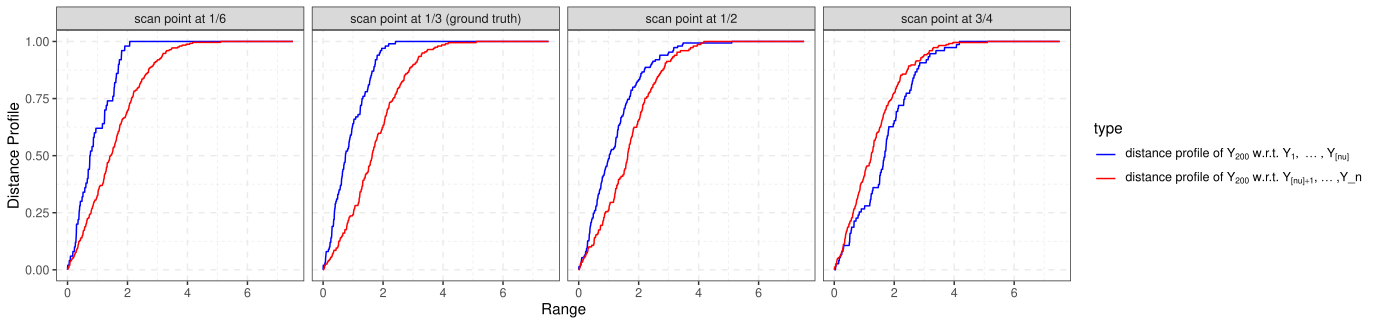

R code for this plot:
setwd(dirname(rstudioapi::getSourceEditorContext()$path))
source("../functions/objTest_fctns.R")
source("../functions/depth_CPD_func.R") 


n1<-100;n2<-200
Data<-c(rnorm(n1,0,1),rnorm(n2,2,1))


distmat<-as.matrix(dist( Data, method = 'euclidean' ))
dSup <- range(distmat)
dSup <- seq( dSup[1], dSup[2], length.out = 1000 )

#look at the depth profile at Y_200 at u=1/3 and u=1/2
r<-getF(distmat,n=n1,m=n2) #list(FXX,FYY,FXY,FYX)
m1_1=50;m2=300-m1_1
r1<-getF(distmat,n=m1_1,m=m2) 
m1_2=150;m2=300-m1_2
r2<-getF(distmat,n=m1_2,m=m2) 
m1_3=225;m2=300-m1_3
r3<-getF(distmat,n=m1_3,m=m2) 

val<-c(r[[2]][,100],r[[4]][,100],r1[[2]][,200-m1_1],r1[[4]][,200-m1_1],r2[[2]][,200-m1_2],r2[[4]][,200-m1_2],r3[[1]][,200],r3[[3]][,200])
lab<-rep(c("scan point at 1/3 (ground truth)",'scan point at 1/6',"scan point at 1/2","scan point at 3/4"),each=2000)
type<-rep(rep(c("b","a"),each=1000),4)
#type<-c(rep(c(TeX("Formula: $Y_1$"),TeX("Formula: $Y_2$")),each=1000),rep(c(TeX("Formula: $Y_1$"),TeX("Formula: $Y_2$")),each=1000))
range<-rep(dSup,8)
df <- data.frame(range,val,lab,type)
names(df) <- c('range',"val","lab","type")
df$lab_f = factor(df$lab, levels=c('scan point at 1/6','scan point at 1/3 (ground truth)','scan point at 1/2','scan point at 3/4'))
p<-ggplot(df,aes(x=range,y=val, group = type,col=type)) + geom_line()+facet_grid(cols = vars(lab_f))
p+xlab("Range") + ylab("Distance Profile")+
  scale_color_manual(labels = c(TeX(r'(distance profile of $Y_{200}$ w.r.t. $Y_1,\ldots,Y_{\[n{u}\]}$)'),TeX(r'(distance profile of $Y_{200}$ w.r.t. $Y_{\[n{u}\]+1}$,\ldots,Y_{n}$)')), values = c("blue", "red"))+
  theme_bw()+theme(legend.text.align = 0)+theme(panel.grid.minor = element_line(linetype="dashed"))+theme(panel.grid.major = element_line(linetype="dashed"))

# TeX(r'($\[km^2\]$)')
# expression(paste("Depth profile w.r.t ",Y[1],ldots,Y[n*tau]))
# expression(paste("Depth profile w.r.t",Y[1],ldots,Y[mu]))
Day <- (1:30)
Type <-  rep(c("A", "B","C"),10)
Value_1 <- runif(30, min=-1, max=2)
Value_2 <- runif(30, min=-1, max=2)
df <- tibble:: tibble(Day, Type, Value_1, Value_2)
df
pivot_longer(df,-c(Day,Type))

library(ggplot2)
library(latex2exp)
library(tidyr)
ggplot(df,aes(x=range,y=val, group = type,col=type)) + geom_line()+facet_grid(cols = vars(lab))


plot(r[[2]][,100],col='red',type='l')+lines(r[[4]][,100])

m1=100;m2=300-m1
r1<-getF(distmat,n=m1,m=m2) 
plot(r1[[2]][,200-m1],col='red',type='l')+lines(r1[[4]][,200-m1])
sum((r1[[2]][,200-m1]-r1[[4]][,200-m1])^2)


S<-c()

for (m1 in seq(30,170)){
  m2=300-m1
  r1<-getF(distmat,n=m1,m=m2) 
  #plot(r1[[2]][,200-m1],col='red',type='l')+lines(r1[[4]][,200-m1])
  S<-c(S,sum((r1[[2]][,200-m1]-r1[[4]][,200-m1])^2))
}
plot(S)
order(S)
